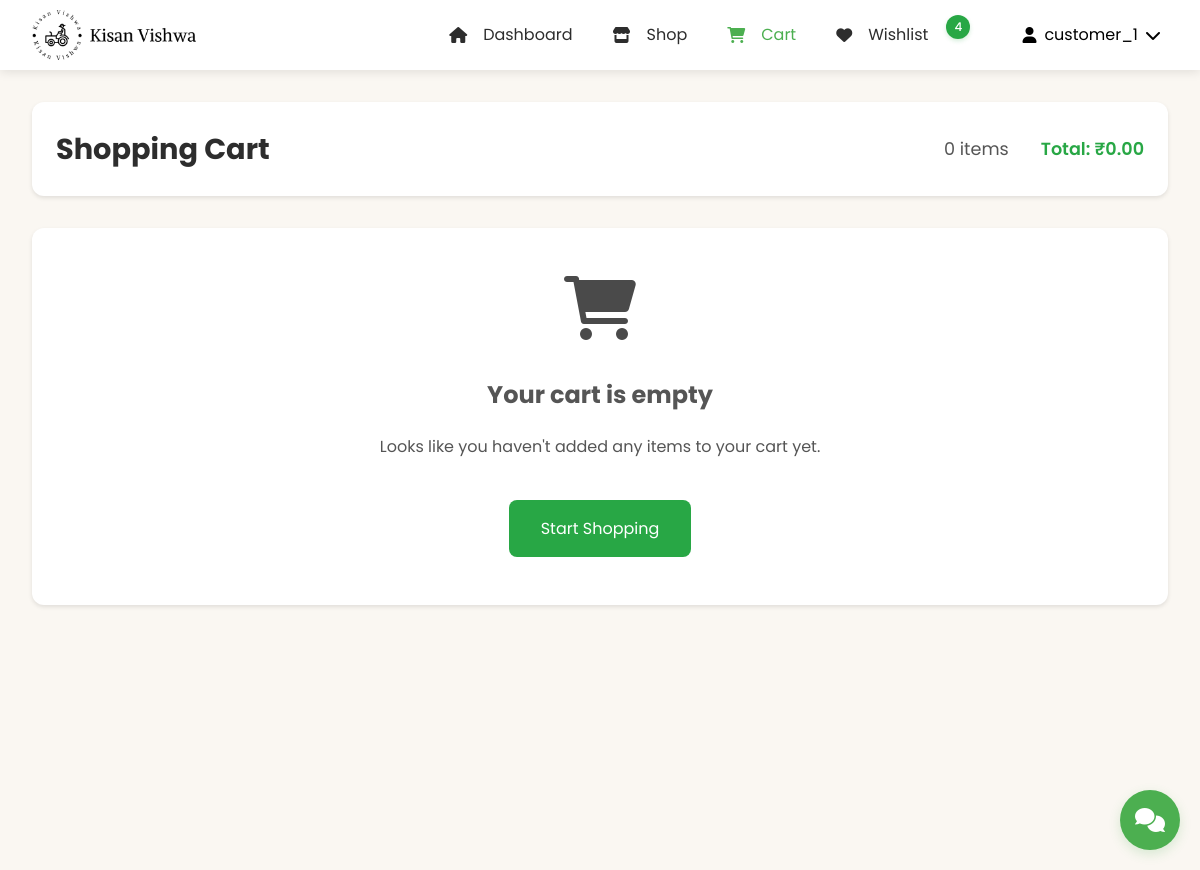
The page /customer/cart/ (signed in) on the database as committed earlier.
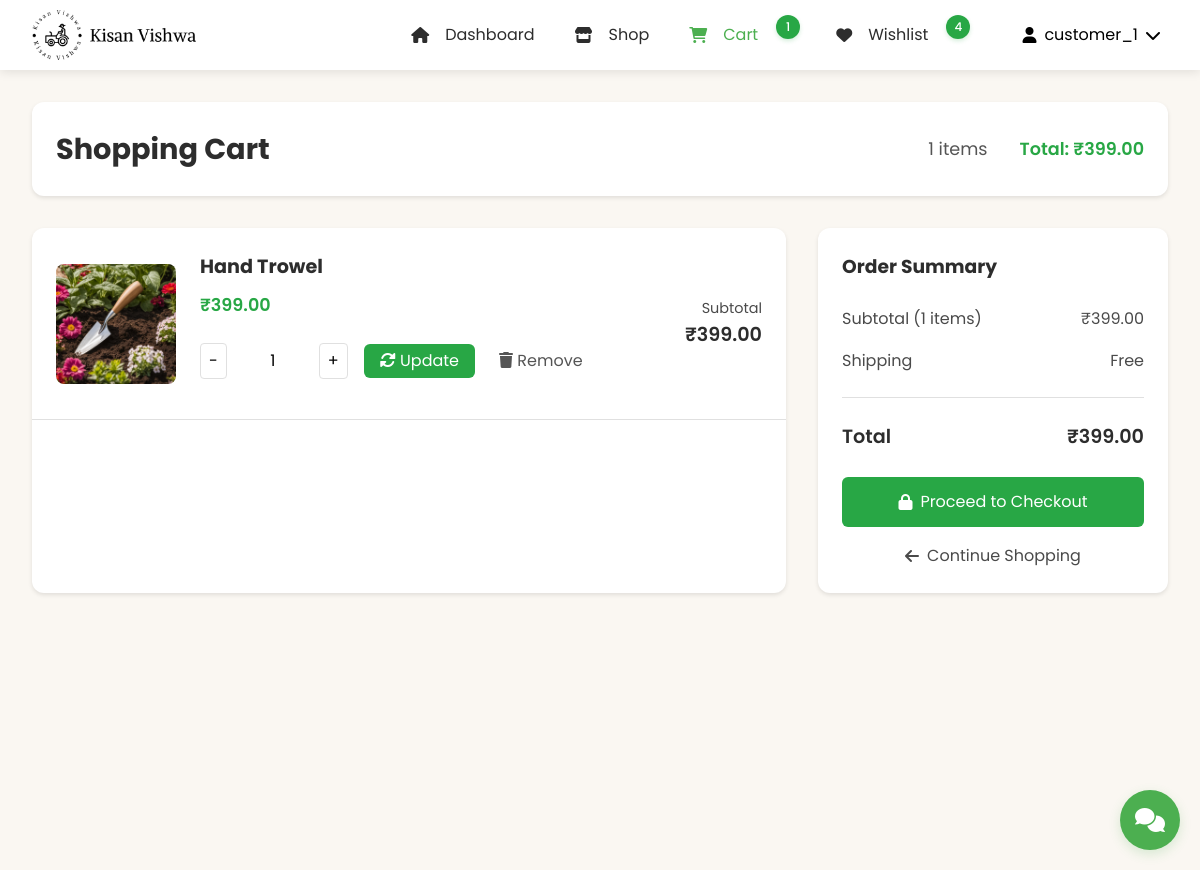
The same page on the database as committed later.
### customer_app/models.py (models this page shows, shortened)
class CartItem(models.Model):
    user = models.ForeignKey(User, on_delete=models.CASCADE)
    product = models.ForeignKey(Product, on_delete=models.CASCADE)
    quantity = models.PositiveIntegerField(default=1)
    @property
    def total_price(self):
        return self.product.price * self.quantity
    class Meta:
        ordering = ['-id']

### product_app/models.py (models this page shows, shortened)
class Product(models.Model):
    CATEGORY_CHOICES = [
        ('vegetables', 'Vegetables'),
        ('fruits', 'Fruits'),
        ('grains', 'Grains'),
        ('dairy', 'Dairy'),
        ('tools', 'Tools & Equipment'),
        ('seeds', 'Seeds & Saplings'),
        ('pesticides', 'Pesticides & Fertilizers'),
        ('organic', 'Organic Products'),
        ('livestock', 'Livestock & Feed'),
        ('other', 'Other')
    ]
    name = models.CharField(max_length=200)
    category = models.CharField(max_length=100, choices=CATEGORY_CHOICES, default='other')
    price = models.DecimalField(max_digits=10, decimal_places=2)
    quantity = models.IntegerField()
    description = models.TextField()
    image = models.ImageField(
        upload_to='products/',
        null=True,
        blank=True
    )
    farmer = models.ForeignKey(User, on_delete=models.CASCADE)
    created_at = models.DateTimeField(auto_now_add=True)
    updated_at = models.DateTimeField(auto_now=True)
    is_featured = models.BooleanField(default=False)
    is_deleted = models.BooleanField(default=False)
    def get_image_url(self):
        if self.image and hasattr(self.image, 'url'):
            return self.image.url
        return static('images/default_product.jpg')

### customer_app/views.py (the view)
# urls.py: path('cart/', views.customer_cart, name='customer_cart'),
def customer_cart(request):
    cart_items = CartItem.objects.filter(user=request.user)
    context = {
        'cart_items': cart_items
    }
    return render(request, 'customer_app/cart.html', context)

### customer_app/context_processors.py (called while the page is built, shortened)
def wishlist_and_cart_counts(request):
    if request.user.is_authenticated:
        cart_items = CartItem.objects.filter(user=request.user).select_related('product')
        wishlist_items = Wishlist.objects.filter(user=request.user)
        return {
            'cart_items_count': cart_items.count(),
            'cart_total': sum(item.total_price for item in cart_items),
            'wishlist_count': wishlist_items.count(),
            'wishlist_product_ids': set(item.product_id for item in wishlist_items)
        }

def wishlist_status(request):
    if request.user.is_authenticated:
        wishlist_items = Wishlist.objects.filter(user=request.user).select_related('product')
        return {
            'wishlist_product_ids': set(item.product.id for item in wishlist_items),
            'wishlist_products': [item.product for item in wishlist_items]
        }
    return {
        'wishlist_product_ids': set(),
        'wishlist_products': []
    }

### customer_app/templates/customer_app/cart.html (shortened to what the changed rows need)
{% load static %}
<!DOCTYPE html>
<html lang="en">
<head>
    <link rel="stylesheet" href="https://cdnjs.cloudflare.com/ajax/libs/normalize/8.0.1/normalize.min.css">
    <link rel="stylesheet" href="https://cdnjs.cloudflare.com/ajax/libs/font-awesome/6.0.0/css/all.min.css">
    <link rel="stylesheet" type="text/css" href="{% static 'css/CustomerNavBar.css' %}">
    <link rel="stylesheet" type="text/css" href="{% static 'css/customerdesign.css' %}">
    <link rel="stylesheet" type="text/css" href="{% static 'css/cart.css' %}">
    <link rel="stylesheet" href="{% static 'css/chat_widget.css' %}">
</head>
<body>
    {% include 'NavBar/CustomerNavBar.html' %}
    <main class="main-container">
        <div class="cart-header">
            <h1>Shopping Cart</h1>
            <div class="cart-summary">
                <span>{{ cart_items|length }} items</span>
                <span class="cart-total">Total: ₹{{ cart_total|default:"0.00" }}</span>
            </div>
        </div>
        {% if cart_items %}
            <div class="cart-content">
                <div class="cart-items">
                    {% for item in cart_items %}
                        <div class="cart-item">
                            <div class="cart-item-image">
                                <img src="{{ item.product.get_image_url }}" alt="{{ item.product.name }}">
                            </div>
                            <div class="item-details">
                                <h2>{{ item.product.name }}</h2>
                                <p class="item-price">₹{{ item.product.price|floatformat:2 }}</p>
                                <div class="quantity-wrapper">
                                    <form method="POST" action="{% url 'update_cart_quantity' item.id %}" class="quantity-form">
                                        <div class="quantity-controls">
                                            <button type="button" class="quantity-btn minus" data-item-id="{{ item.id }}">-</button>
                                            <input type="number" name="quantity" value="{{ item.quantity }}" min="1" max="99"
                                                   class="quantity-input" data-item-id="{{ item.id }}">
                                            <button type="button" class="quantity-btn plus" data-item-id="{{ item.id }}">+</button>
                                        </div>
                                        <button type="submit" class="update-btn">
                                            <i class="fas fa-sync-alt"></i> Update
                                        </button>
                                    </form>
                                    <form method="POST" action="{% url 'remove_from_cart' item.id %}" class="remove-form">
                                        <button type="submit" class="remove-btn" title="Remove item">
                                            <i class="fas fa-trash"></i> Remove
                                        </button>
                                    </form>
                                </div>
                            </div>
                            <div class="item-subtotal">
                                <p>Subtotal</p>
                                <span>₹{{ item.total_price|floatformat:2 }}</span>
                            </div>
                        </div>
                    {% endfor %}
                </div>
                <div class="cart-summary-box">
                    <h3>Order Summary</h3>
                    <div class="summary-row">
                        <span>Subtotal ({{ cart_items|length }} items)</span>
                        <span>₹{{ cart_total|floatformat:2 }}</span>
                    </div>
                    <div class="summary-row">
                        <span>Shipping</span>
                        <span>Free</span>
                    </div>
                    <div class="summary-total">
                        <span>Total</span>
                        <span>₹{{ cart_total|floatformat:2 }}</span>
                    </div>
                    <form method="post" action="{% url 'checkout' %}">
                        <button class="checkout-btn">
                            <i class="fas fa-lock"></i> Proceed to Checkout
                        </button>
                    </form>
                    <a href="{% url 'customer_dashboard' %}" class="continue-shopping">
                        <i class="fas fa-arrow-left"></i> Continue Shopping
                    </a>
                </div>
            </div>
        {% else %}
            <div class="empty-cart">
                <i class="fas fa-shopping-cart"></i>
                <h2>Your cart is empty</h2>
                <p>Looks like you haven't added any items to your cart yet.</p>
                <a href="{% url 'customer_dashboard' %}" class="start-shopping-btn">
                    Start Shopping
                </a>
            </div>
        {% endif %}
    </main>
</body>
</html>

### templates/NavBar/CustomerNavBar.html (shortened to what this page needs)
{% load static %}
<header class="site-header">
    <div class="header-container">
        <div class="brand">
            <a href="{% url 'customer_dashboard' %}" class="logo">
                <img src="{% static 'images/kisan_vishwa_logo.png' %}" alt="Kisan Vishwa Logo">
            </a>
        </div>
        <nav class="main-nav">
            <ul class="nav-list">
                <li>
                    <a href="{% url 'customer_dashboard' %}" class="nav-item {% if request.resolver_match.url_name == 'customer_dashboard' %}active{% endif %}">
                        <i class="fas fa-home"></i>
                        <span>Dashboard</span>
                    </a>
                </li>
                <li>
                    <a href="{% url 'shop' %}" class="nav-item {% if request.resolver_match.url_name == 'shop' %}active{% endif %}">
                        <i class="fas fa-store"></i>
                        <span>Shop</span>
                    </a>
                </li>
                <li>
                    <a href="{% url 'customer_cart' %}" class="nav-item {% if request.resolver_match.url_name == 'customer_cart' %}active{% endif %}">
                        <i class="fas fa-shopping-cart"></i>
                        <span>Cart</span>
                        {% if cart_items_count > 0 %}
                            <span class="badge">{{ cart_items_count }}</span>
                        {% endif %}
                    </a>
                </li>
                <li>
                    <a href="{% url 'customer_wishlist' %}" class="nav-item {% if request.resolver_match.url_name == 'customer_wishlist' %}active{% endif %}">
                        <i class="fas fa-heart"></i>
                        <span>Wishlist</span>
                        {% if wishlist_count > 0 %}
                            <span class="badge">{{ wishlist_count }}</span>
                        {% endif %}
                    </a>
                </li>
            </ul>
            <div class="user-menu">
                <button class="user-menu-toggle">
                    <div class="user-info">
                        {% if user.customer_profile.profile_picture %}
                            <img src="{{ user.customer_profile.profile_picture.url }}" alt="" class="user-avatar">
                        {% else %}
                            <i class="fas fa-user"></i>
                        {% endif %}
                        <span>{{ user.username }}</span>
                        <i class="fas fa-chevron-down"></i>
                    </div>
                </button>
            </div>
        </nav>
    </div>
</header>

Rows that differ between the two databases and show on the page:
added CartItem: product.get_image_url (picture), product.name "Hand Trowel", product.price "399.00", quantity "1", total_price "399.00"
Other text that changed with them:
{{ cart_items_count }}: (not shown) → "1"
{{ cart_items|length }}: "0" → "1"
{{ cart_total|default:"0.00" }}: "0.00" → "399.00"
{{ cart_items|length }}: (not shown) → "1"
{{ cart_total|floatformat:2 }}: (not shown) → "399.00"
text no longer shown: "Your cart is empty Looks like you haven't added any items to your cart yet. Start Shopping"
text now shown: "Order Summary Subtotal ( items) ₹ Shipping Free Total ₹ Proceed to Checkout Continue Shopping"
